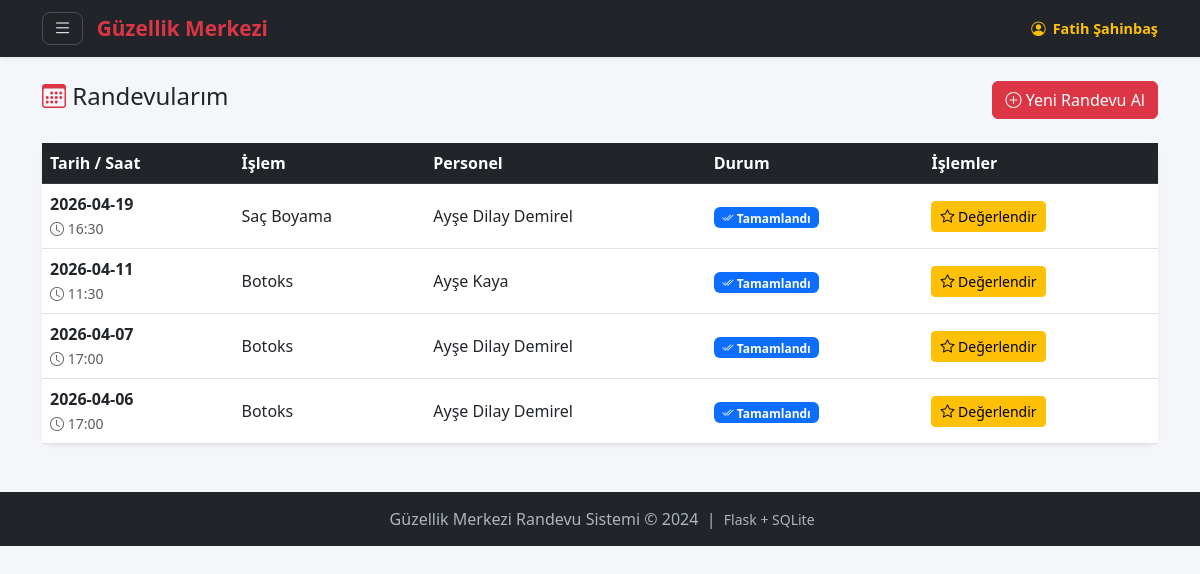
/musteri/randevularim (signed in), run on the app's committed database.
### tables this page shows
CREATE TABLE randevular (
            id              INTEGER PRIMARY KEY AUTOINCREMENT,
            musteri_id      INTEGER NOT NULL,
            personel_id     INTEGER NOT NULL,
            islem           TEXT    NOT NULL,       -- Yapılacak işlem
            tarih           TEXT    NOT NULL,       -- YYYY-MM-DD formatı
            saat            TEXT    NOT NULL,       -- HH:MM formatı
            durum           TEXT    DEFAULT 'beklemede',
                -- 'beklemede' | 'onaylandi' | 'reddedildi' | 'tamamlandi' | 'gelmedi'
            hatirlatma_gonderildi INTEGER DEFAULT 0, -- 0=hayır, 1=evet
            olusturma_tarihi TEXT DEFAULT (datetime('now')),
            FOREIGN KEY (musteri_id)  REFERENCES musteriler(id),
            FOREIGN KEY (personel_id) REFERENCES personeller(id)
        );

CREATE TABLE personeller (
            id          INTEGER PRIMARY KEY AUTOINCREMENT,
            ad_soyad    TEXT    NOT NULL,
            email       TEXT    NOT NULL UNIQUE,
            sifre_hash  TEXT    NOT NULL,
            uzmanlik    TEXT    NOT NULL,          -- Yaptığı işlem (botoks, saç vb.)
            rol         TEXT    DEFAULT 'personel', -- 'personel' veya 'admin'
            aktif       INTEGER DEFAULT 1
        );

### routes/musteri_routes.py (the view)
@musteri_bp.route('/randevularim')
@giris_gerekli
def randevularim():
    db = get_db()
    musteri_id = session['kullanici_id']
    randevular = db.execute('''
        SELECT r.*, p.ad_soyad AS personel_adi
        FROM randevular r
        JOIN personeller p ON r.personel_id = p.id
        WHERE r.musteri_id = ?
        ORDER BY r.tarih DESC, r.saat DESC
    ''', (musteri_id,)).fetchall()
    degerlendirilmis = set(
        row['randevu_id'] for row in db.execute(
            'SELECT randevu_id FROM degerlendirmeler WHERE musteri_id = ?',
            (musteri_id,)
        ).fetchall()
    )
    return render_template('musteri/randevularim.html',
                           randevular=randevular,
                           degerlendirilmis=degerlendirilmis)

### database.py (called while the page is built)
def get_db():
    if 'db' not in g:
        g.db = sqlite3.connect(
            current_app.config['DATABASE'],
            detect_types=sqlite3.PARSE_DECLTYPES
        )
        g.db.row_factory = sqlite3.Row
    return g.db

### routes/musteri_routes.py (called while the page is built)
def giris_gerekli(f):
    from functools import wraps
    @wraps(f)
    def decorated(*args, **kwargs):
        if not musteri_mi():
            flash('Bu sayfayı görüntülemek için giriş yapmalısınız.', 'warning')
            return redirect(url_for('auth.login_page'))
        return f(*args, **kwargs)
    return decorated

### utils/auth_helper.py (called while the page is built)
def musteri_mi() -> bool:
    return session.get('kullanici_rol') == 'musteri'

### templates/musteri/randevularim.html (shortened to what this page needs)
{% extends 'base.html' %}
{% block icerik %}
<div class="d-flex justify-content-between align-items-center mb-4">
    <h4><i class="bi bi-calendar3 text-danger"></i> Randevularım</h4>
    <a href="{{ url_for('musteri.randevu_al') }}" class="btn btn-danger">
        <i class="bi bi-plus-circle"></i> Yeni Randevu Al
    </a>
</div>
{% if randevular %}
<div class="card shadow-sm">
    <div class="card-body p-0">
        <div class="table-responsive">
            <table class="table table-hover align-middle mb-0">
                <thead class="table-dark">
                    <tr>
                        <th>Tarih / Saat</th>
                        <th>İşlem</th>
                        <th>Personel</th>
                        <th>Durum</th>
                        <th>İşlemler</th>
                    </tr>
                </thead>
                <tbody>
                    {% for randevu in randevular %}
                    <tr>
                        <td>
                            <strong>{{ randevu['tarih'] }}</strong><br>
                            <small class="text-muted">
                                <i class="bi bi-clock"></i> {{ randevu['saat'] }}
                            </small>
                        </td>
                        <td>{{ randevu['islem'] }}</td>
                        <td>{{ randevu['personel_adi'] }}</td>
                        <td>
                            {% if randevu['durum'] == 'beklemede' %}
                                <span class="badge bg-warning text-dark">
                                    <i class="bi bi-hourglass-split"></i> Beklemede
                                </span>
                            {% elif randevu['durum'] == 'onaylandi' %}
                                <span class="badge bg-success">
                                    <i class="bi bi-check-circle"></i> Onaylandı
                                </span>
                            {% elif randevu['durum'] == 'tamamlandi' %}
                                <span class="badge bg-primary">
                                    <i class="bi bi-check2-all"></i> Tamamlandı
                                </span>
                            {% elif randevu['durum'] == 'reddedildi' %}
                                <span class="badge bg-danger">
                                    <i class="bi bi-x-circle"></i> Reddedildi
                                </span>
                            {% elif randevu['durum'] == 'gelmedi' %}
                                <span class="badge bg-secondary">
                                    <i class="bi bi-person-x"></i> Gelmedi
                                </span>
                            {% endif %}
                        </td>
                        <td>
                            {% if randevu['durum'] == 'beklemede' %}
                                <form method="POST"
                                      action="{{ url_for('musteri.randevu_iptal', randevu_id=randevu['id']) }}"
                                      onsubmit="return confirm('Randevuyu iptal etmek istediğinizden emin misiniz?')">
                                    <button type="submit" class="btn btn-sm btn-outline-danger">
                                        <i class="bi bi-x-lg"></i> İptal Et
                                    </button>
                                </form>
                            {% elif randevu['durum'] == 'tamamlandi' %}
                                {% if randevu['id'] not in degerlendirilmis %}
                                    <a href="{{ url_for('musteri.degerlendirme_yap', randevu_id=randevu['id']) }}"
                                       class="btn btn-sm btn-warning">
                                        <i class="bi bi-star"></i> Değerlendir
                                    </a>
                                {% else %}
                                    <span class="text-success small">
                                        <i class="bi bi-check-circle"></i> Değerlendirildi
                                    </span>
                                {% endif %}
                            {% else %}
                                <span class="text-muted small">—</span>
                            {% endif %}
                        </td>
                    </tr>
                    {% endfor %}
                </tbody>
            </table>
        </div>
    </div>
</div>
{% endif %}
{% endblock %}

### templates/base.html (style rules this page uses)
:root { --mp-kirmizi: #dc3545; --mp-koyu: #212529; --mp-acik: #f8f9fa; }
body { background-color: #f5f6fa; font-family: "Segoe UI", sans-serif; }
.card { border: none; border-radius: 12px; box-shadow: 0 2px 12px rgba(0,0,0,0.08); }

### data on the page
randevular: tarih "2026-04-19", saat "16:30", islem "Saç Boyama", personel_adi "Ayşe Dilay Demirel", durum "tamamlandi" (drawn)
randevular: tarih "2026-04-11", saat "11:30", islem "Botoks", personel_adi "Ayşe Kaya", durum "tamamlandi" (drawn)
randevular: tarih "2026-04-07", saat "17:00", islem "Botoks", personel_adi "Ayşe Dilay Demirel", durum "tamamlandi" (drawn)
randevular: tarih "2026-04-06", saat "17:00", islem "Botoks", personel_adi "Ayşe Dilay Demirel", durum "tamamlandi" (drawn)

### other printed values
{{ session.kullanici_adi }} "Fatih Şahinbaş"
